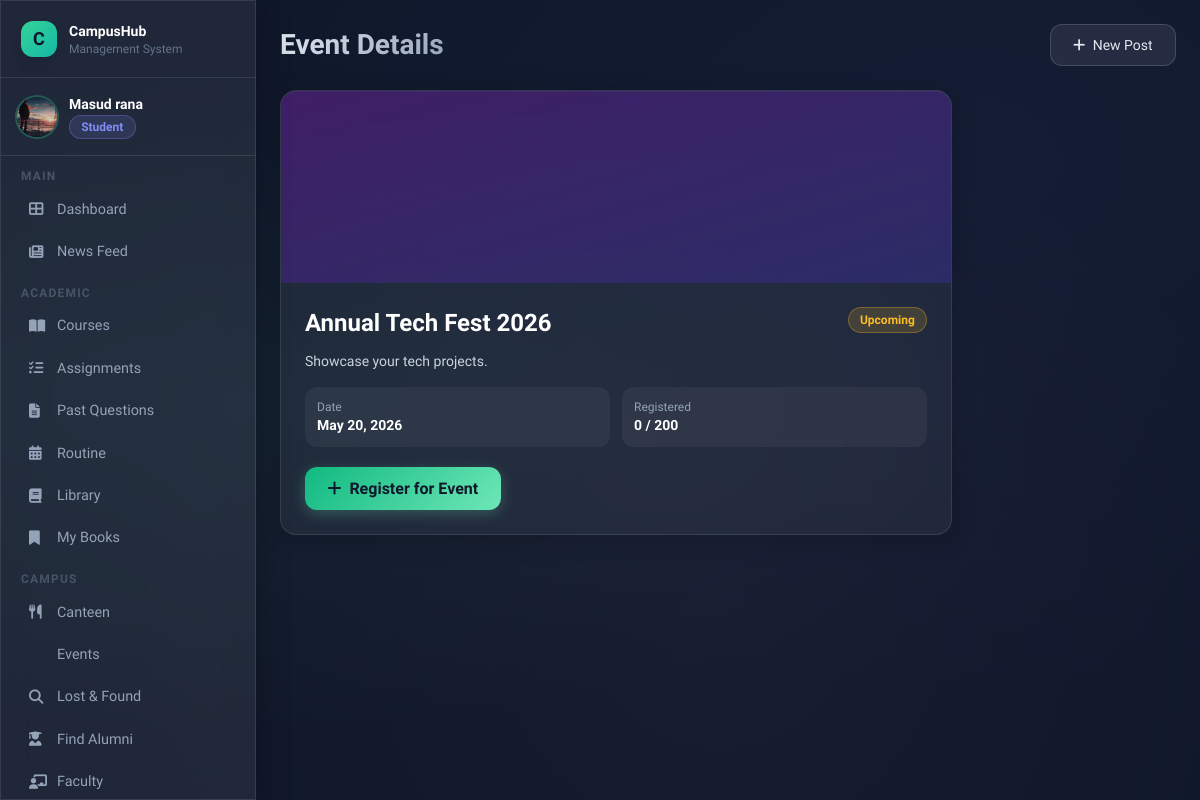
Screenshot of /campus/events/1/ (signed in) with the database file from the repository.
### users/models.py (models this page shows, shortened)
class User(AbstractUser):
    ROLE_CHOICES = [
        ('admin', 'Admin'),
        ('teacher', 'Teacher'),
        ('student', 'Student'),
        ('alumni', 'Alumni'),
    ]
    email = models.EmailField(unique=True)
    phone = models.CharField(max_length=20, blank=True)
    role = models.CharField(max_length=20, choices=ROLE_CHOICES, default='student')
    profile_picture = models.ImageField(upload_to='profile_pics/', blank=True, null=True)
    USERNAME_FIELD = 'email'
    REQUIRED_FIELDS = ['username']
    def is_student(self): return self.role == 'student'
    def is_alumni(self): return self.role == 'alumni'

### campus/models.py (models this page shows, shortened)
class Event(models.Model):
    STATUS_CHOICES = [
        ('upcoming', 'Upcoming'),
        ('ongoing', 'Ongoing'),
        ('completed', 'Completed'),
        ('cancelled', 'Cancelled'),
    ]
    event_name = models.CharField(max_length=200)
    description = models.TextField()
    date = models.DateField()
    start_time = models.TimeField(null=True, blank=True)
    end_time = models.TimeField(null=True, blank=True)
    status = models.CharField(max_length=20, choices=STATUS_CHOICES, default='upcoming')
    room = models.ForeignKey('Classroom', on_delete=models.SET_NULL, null=True, blank=True, related_name='events')
    organizer = models.ForeignKey(settings.AUTH_USER_MODEL, on_delete=models.SET_NULL, null=True, related_name='organized_events')
    banner = models.ImageField(upload_to='event_banners/', blank=True, null=True)
    max_participants = models.IntegerField(default=100)
    participants = models.ManyToManyField(settings.AUTH_USER_MODEL, blank=True, related_name='registered_events')

### campus/views.py (the view, shortened to what this page needs)
# urls.py: path('events/<int:pk>/', views.event_detail, name='event_detail'),
@login_required
def event_detail(request, pk):
    event = get_object_or_404(Event, pk=pk)
    is_registered = event.participants.filter(pk=request.user.pk).exists()
    return render(request, 'campus/event_detail.html', {'event': event, 'is_registered': is_registered})

### templates/campus/event_detail.html (shortened to what this page needs)
{% extends 'base.html' %}
{% block page_title %}Event Details{% endblock %}
{% block content %}
<div class="max-w-2xl">
  <div class="glass-card overflow-hidden mb-4">
    {% if event.banner %}<img src="{{ event.banner.url }}" class="w-full h-64 object-cover">
    {% else %}<div class="w-full h-48 bg-gradient-to-br from-purple-900/60 to-indigo-900/60 flex items-center justify-center text-7xl text-purple-800/40"></div>{% endif %}
    <div class="p-6">
      <div class="flex items-start justify-between mb-3">
        <h2 class="text-2xl font-bold text-white">{{ event.event_name }}</h2>
        <span class="badge {% if event.status == 'upcoming' %}badge-yellow{% elif event.status == 'ongoing' %}badge-green{% else %}badge-blue{% endif %}">{{ event.status|title }}</span>
      </div>
      <p class="text-slate-300 text-sm mb-4">{{ event.description }}</p>
      <div class="grid grid-cols-2 gap-3 mb-5">
        <div class="bg-white/5 rounded-xl p-3"><div class="text-xs text-slate-400">Date</div><div class="text-white text-sm font-semibold">{{ event.date }}</div></div>
        <div class="bg-white/5 rounded-xl p-3"><div class="text-xs text-slate-400">Registered</div><div class="text-white text-sm font-semibold">{{ event.participants.count }} / {{ event.max_participants }}</div></div>
      </div>
      {% if event.status == 'upcoming' %}
      <form method="post">
        {% if is_registered %}
          <button type="submit" name="action" value="unregister" class="btn-secondary">
            <i class="fas fa-minus mr-2"></i>Unregister
          </button>
          <span class="text-emerald-400 text-sm ml-3"><i class="fas fa-check-circle mr-1"></i>You're registered!</span>
        {% else %}
          <button type="submit" name="action" value="register" class="btn-primary">
            <i class="fas fa-plus mr-2"></i>Register for Event
          </button>
        {% endif %}
      </form>
      {% endif %}
    </div>
  </div>
</div>
{% endblock %}

### templates/base.html (shortened to what this page needs)
<!DOCTYPE html>
<html lang="en">
<head>
<script src="https://cdn.tailwindcss.com"></script>
<link rel="stylesheet" href="https://cdnjs.cloudflare.com/ajax/libs/font-awesome/6.4.0/css/all.min.css">
</head>
<body>
<div class="mesh-bg"></div>
{% if user.is_authenticated %}
<div class="flex min-h-screen">
  <aside class="w-64 flex-shrink-0 glass border-r border-white/10 flex flex-col fixed h-full z-20 overflow-y-auto scrollbar-thin">
    <div class="p-5 border-b border-white/10">
      <div class="flex items-center gap-3">
        <div class="w-9 h-9 rounded-xl bg-gradient-to-br from-emerald-400 to-teal-500 flex items-center justify-center text-slate-900 font-bold text-lg shadow-lg">C</div>
        <div>
          <div class="font-bold text-white text-sm">CampusHub</div>
          <div class="text-xs text-slate-500">Management System</div>
        </div>
      </div>
    </div>
    <div class="p-4 border-b border-white/10">
      <div class="flex items-center gap-3">
        {% if user.profile_picture %}
          <img src="{{ user.profile_picture.url }}" class="w-10 h-10 rounded-full object-cover ring-2 ring-emerald-400/30">
        {% else %}
          <div class="w-10 h-10 rounded-full bg-gradient-to-br from-indigo-500 to-purple-500 flex items-center justify-center text-white font-bold text-sm">
            {{ user.first_name|first|upper }}{{ user.last_name|first|upper }}
          </div>
        {% endif %}
        <div class="overflow-hidden">
          <div class="font-semibold text-sm text-white truncate">{{ user.get_full_name|default:user.username }}</div>
          <span class="badge {% if user.role == 'student' %}badge-blue{% elif user.role == 'teacher' %}badge-green{% elif user.role == 'alumni' %}badge-pink{% else %}badge-yellow{% endif %} text-xs">{{ user.role|title }}</span>
        </div>
      </div>
    </div>
    <nav class="p-3 flex-1">
      <div class="mb-2">
        <p class="text-xs text-slate-600 uppercase tracking-widest px-2 mb-1 font-semibold">Main</p>
        <a href="{% url 'dashboard' %}" class="sidebar-link {% if request.resolver_match.url_name == 'dashboard' %}active{% endif %}">
          <i class="fas fa-th-large w-4"></i> Dashboard
        </a>
        <a href="{% url 'post_list' %}" class="sidebar-link {% if 'post' in request.resolver_match.url_name %}active{% endif %}">
          <i class="fas fa-newspaper w-4"></i> News Feed
        </a>
      </div>
      {% if not user.is_alumni %}
      <div class="mb-2">
        <p class="text-xs text-slate-600 uppercase tracking-widest px-2 mb-1 mt-3 font-semibold">Academic</p>
        <a href="{% url 'course_list' %}" class="sidebar-link">
          <i class="fas fa-book-open w-4"></i> Courses
        </a>
        <a href="{% url 'assignment_list' %}" class="sidebar-link">
          <i class="fas fa-tasks w-4"></i> Assignments
        </a>
        <a href="{% url 'previous_questions' %}" class="sidebar-link">
          <i class="fas fa-file-alt w-4"></i> Past Questions
        </a>
        <a href="{% url 'routine' %}" class="sidebar-link">
          <i class="fas fa-calendar-alt w-4"></i> Routine
        </a>
        <a href="{% url 'book_list' %}" class="sidebar-link">
          <i class="fas fa-book w-4"></i> Library
        </a>
        <a href="{% url 'my_books' %}" class="sidebar-link">
          <i class="fas fa-bookmark w-4"></i> My Books
        </a>
      </div>
      {% endif %}
      <div class="mb-2">
        <p class="text-xs text-slate-600 uppercase tracking-widest px-2 mb-1 mt-3 font-semibold">Campus</p>
        <a href="{% url 'canteen_menu' %}" class="sidebar-link">
          <i class="fas fa-utensils w-4"></i> Canteen
        </a>
        <a href="{% url 'event_list' %}" class="sidebar-link">
           Events
        </a>
        <a href="{% url 'lost_found' %}" class="sidebar-link">
          <i class="fas fa-search w-4"></i> Lost & Found
        </a>
        {% if user.is_student %}
        <a href="{% url 'alumni_list' %}" class="sidebar-link">
          <i class="fas fa-user-graduate w-4"></i> Find Alumni
        </a>
        {% endif %}
        <a href="{% url 'faculty_list' %}" class="sidebar-link">
          <i class="fas fa-chalkboard-teacher w-4"></i> Faculty
        </a>
      </div>
    </nav>
  </aside>
  <main class="flex-1 ml-64 p-6 min-h-screen">
    <header class="flex items-center justify-between mb-6">
      <div>
        {% block page_header %}<h1 class="page-title">{% block page_title %}Dashboard{% endblock %}</h1>{% endblock %}
      </div>
      <div class="flex items-center gap-3">
        <a href="{% url 'create_post' %}" class="btn-secondary text-sm"><i class="fas fa-plus mr-1"></i> New Post</a>
      </div>
    </header>
    {% block content %}{% endblock %}
  </main>
</div>
{% else %}
{% block auth_content %}{% endblock %}
{% endif %}
</body>
</html>

### templates/base.html (style rules this page uses)
:root { --glass: rgba(255,255,255,0.07); --glass-border: rgba(255,255,255,0.12); --accent: #6ee7b7; --accent2: #818cf8; --accent3: #f9a8d4; }
* { font-family: 'Sora', sans-serif; }
body { background: #0f172a; color: #e2e8f0; min-height: 100vh; }
.glass { background: var(--glass); backdrop-filter: blur(16px); -webkit-backdrop-filter: blur(16px); border: 1px solid var(--glass-border); box-shadow: 0 8px 32px rgba(0,0,0,0.3); }
.glass-card { background: rgba(255,255,255,0.05); backdrop-filter: blur(12px); border: 1px solid rgba(255,255,255,0.1); border-radius: 1rem; box-shadow: 0 4px 24px rgba(0,0,0,0.2), inset 0 1px 0 rgba(255,255,255,0.08); transition: transform 0.2s ease, box-shadow 0.2s ease; }
.btn-primary { background: linear-gradient(135deg, #10b981, #6ee7b7); color: #0f172a; font-weight: 600; padding: 0.6rem 1.4rem; border-radius: 0.75rem; transition: all 0.2s; box-shadow: 0 4px 14px rgba(110,231,183,0.25); border: none; cursor: pointer; display: inline-block; text-decoration: none; }
.btn-secondary { background: rgba(255,255,255,0.08); border: 1px solid rgba(255,255,255,0.15); color: #e2e8f0; font-weight: 500; padding: 0.6rem 1.4rem; border-radius: 0.75rem; transition: all 0.2s; cursor: pointer; display: inline-block; text-decoration: none; }
.badge { display: inline-flex; align-items: center; gap: 0.3rem; padding: 0.2rem 0.7rem; border-radius: 9999px; font-size: 0.75rem; font-weight: 600; }
.badge-blue { background: rgba(129,140,248,0.15); color: #818cf8; border: 1px solid rgba(129,140,248,0.3); }
.badge-yellow { background: rgba(251,191,36,0.15); color: #fbbf24; border: 1px solid rgba(251,191,36,0.3); }
.sidebar-link { display: flex; align-items: center; gap: 0.75rem; padding: 0.65rem 1rem; border-radius: 0.75rem; color: #94a3b8; font-size: 0.9rem; font-weight: 500; transition: all 0.2s; text-decoration: none; }
.page-title { font-size: 1.75rem; font-weight: 700; background: linear-gradient(135deg, #e2e8f0, #94a3b8); -webkit-background-clip: text; -webkit-text-fill-color: transparent; }
.mesh-bg { position: fixed; inset: 0; z-index: -1; background: radial-gradient(ellipse at 20% 50%, rgba(110,231,183,0.05) 0%, transparent 60%), radial-gradient(ellipse at 80% 20%, rgba(129,140,248,0.05) 0%, transparent 60%), radial-gradient(ellipse at 60% 80%, rgba(249,168,212,0.04) 0%, transparent 60%), #0f172a; }

### rows the page displays
User: profile_picture (picture), get_full_name "Masud rana", role "Student"
Event: event_name "Annual Tech Fest 2026", status "Upcoming", description "Showcase your tech projects.", date "May 20, 2026", participants.count "0", max_participants "200"
